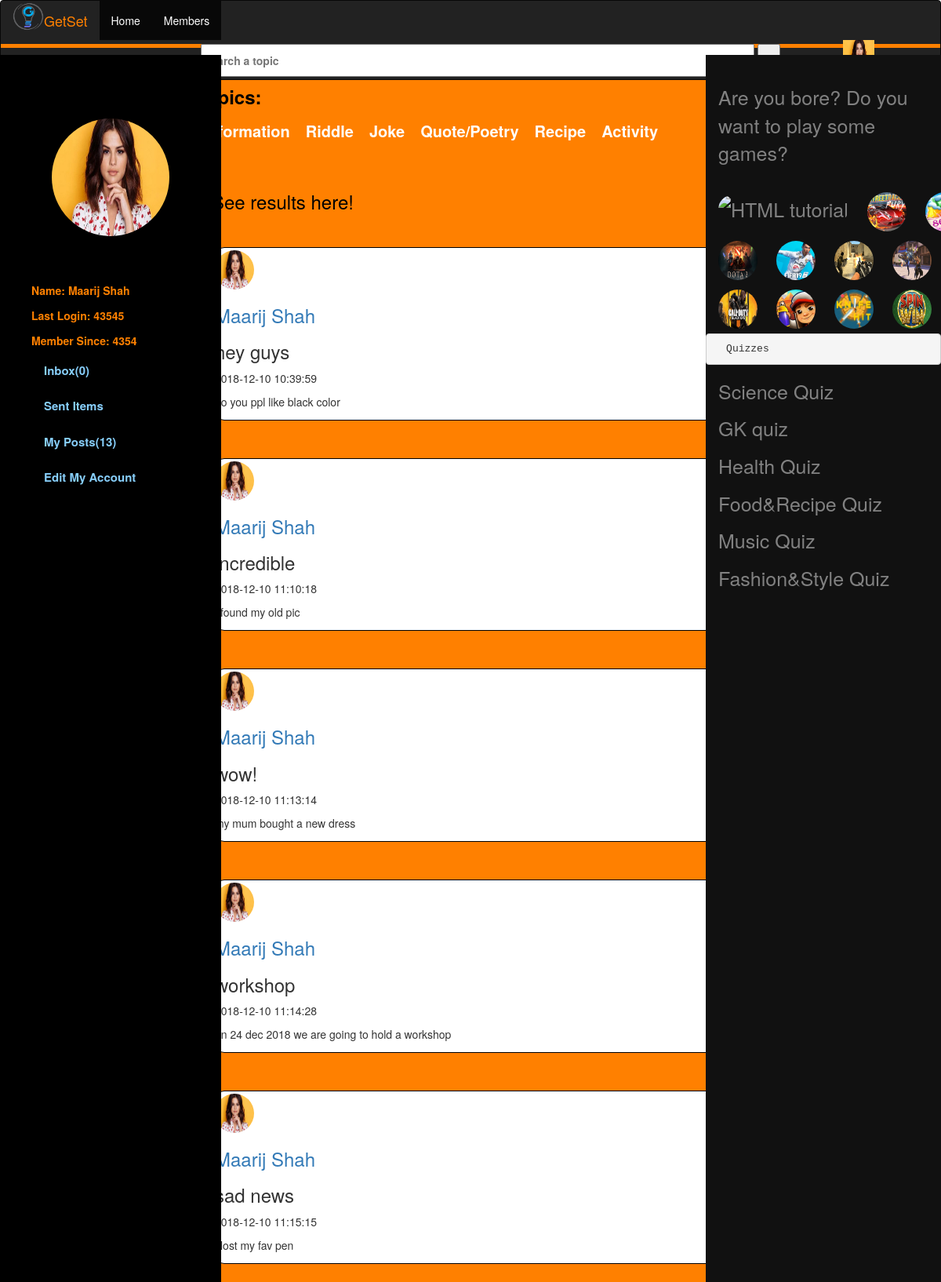
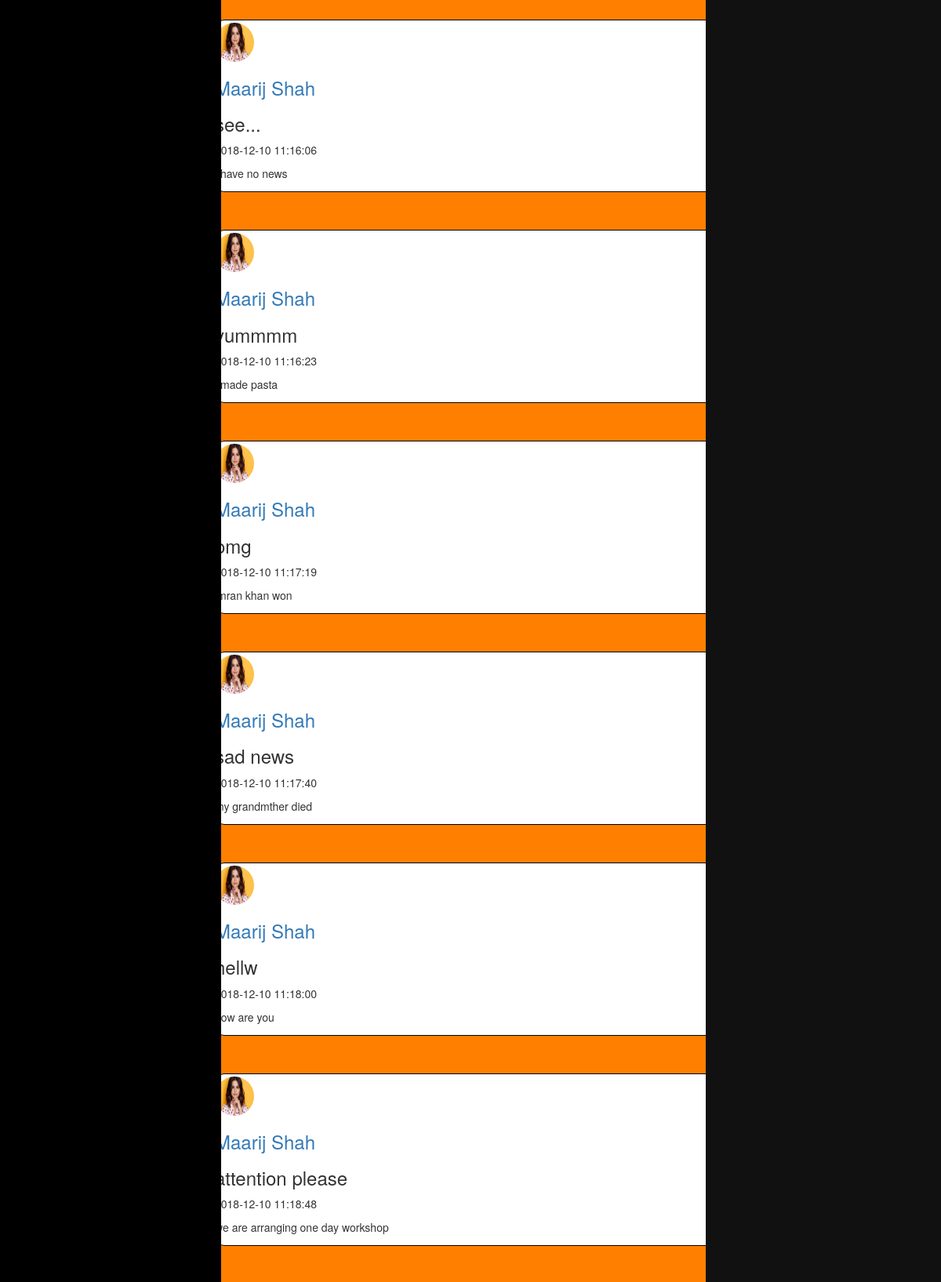
The app's page /results.php (signed in, upper part) with its own data (2 pictures, top to bottom).
### tables this page shows
CREATE TABLE `users` (
  `user_id` int(11) NOT NULL,
  `user_name` varchar(255) NOT NULL,
  `user_email` varchar(255) NOT NULL,
  `user_pass` varchar(255) NOT NULL,
  `user_image` text NOT NULL,
  `user_reg_date` text NOT NULL,
  `user_last_login` text NOT NULL,
  `status` text NOT NULL,
  `ver_code` int(100) NOT NULL,
  `posts` text NOT NULL
);

CREATE TABLE `topics` (
  `topic_id` int(11) NOT NULL,
  `topic_name` varchar(255) NOT NULL
);

CREATE TABLE `posts` (
  `post_id` int(11) NOT NULL,
  `user_id` int(11) NOT NULL,
  `topic_id` int(11) NOT NULL,
  `post_title` text NOT NULL,
  `post_content` text NOT NULL,
  `post_date` timestamp NOT NULL DEFAULT CURRENT_TIMESTAMP
);

### functions/functions.php (the view, shortened to what this page needs)
<?php
$con=mysqli_connect("localhost","root","","social_network") or die("Connection was not established");
    function results(){
	global $con;
	$get_posts="select * from posts where post_title like '%$search_query%' OR post_content like '%$search_query%' ";
	$run_posts= mysqli_query($con,$get_posts);
	while($row_posts=mysqli_fetch_array($run_posts)){
		$user_id= $row_posts['user_id'];
		$post_title= $row_posts['post_title'];
		$content= $row_posts['post_content'];
		$post_date= $row_posts['post_date'];
		$user="select * from users where user_id='$user_id' AND posts='yes'";
		$run_user= mysqli_query($con,$user);
		$row_user=mysqli_fetch_array($run_user);
		$user_name= $row_user['user_name'];
		$user_image= $row_user['user_image'];
		echo "<div id='posts'>
		<p><img src='users/$user_image' width='50' height='50'></p>
		<h3><a href='user_profile.php?u_id=$user_id'>$user_name</a></h3>
		<h3>$post_title</h3>
		<p>$post_date</p>
		<p>$content</p>
		</div><br/>
		";
}
}
?>

### results.php (shortened to what this page needs)
<!DOCTYPE html>
<?php
include("functions/functions.php");
?>
<?php
if(!isset($_SESSION['user_email'])){
header("location:index.php");
}
else {  ?>
<html lang="en">
<head>
  <link rel="stylesheet" href="styles/home_style.css" media="all"/>
  <link rel="stylesheet" href="https://maxcdn.bootstrapcdn.com/bootstrap/3.3.7/css/bootstrap.min.css">
  <link rel="stylesheet" href="https://cdnjs.cloudflare.com/ajax/libs/font-awesome/4.7.0/css/font-awesome.min.css">
  <nav class="navbar navbar-inverse" style="position: fixed; width:100%; margin-top: 0em; margin-bottom: 4em;">
  <div class="container-fluid" style="height: 60px; border-bottom:5px solid #FF8000;">
    <div class="navbar-header">
<img src="images/waqas.png"  alt="" width='40' height='40'/>
</div>
    <div class="navbar-header">
      <a style="color:#FF8000" class="navbar-brand" href="#">GetSet</a>
    </div>
    <ul class="nav navbar-nav">
      <li class="active"><a href="home.php">Home</a></li>
    <li class="active"><a href="members.php">Members</a></li></ul>
      <div class="navbar-header">
        <center>
<form method="get" action="results.php" id="form1">
      <input type="text" name="user_query" placeholder="Search a topic" size="85"/>
      <button type="submit" name="search" value="Search"><i class="fa fa-search"></i></button>
      </form>
    </div>
    <ul class="nav navbar-nav navbar-right">
      <div class="navbar-header">
    <ul>
     </ul>
    </div>
    <li><a href="logout.php">
     Sign Out</a></li>
    </ul>
  </div>
</nav>
</head>
<body>
 <div class ="container" >
 <div class="sidenav">
  <br/>
  <br/>
   <br/>
  <div id="user_details">
			 <?php
			 $user=$_SESSION['user_email'];
			 $get_user= "select * from users where user_email='$user'";
			 $run_user=mysqli_query($con,$get_user);
			 $row=mysqli_fetch_array($run_user);
			 $user_id = $row['user_id'];
			 $user_name = $row['user_name'];
			 $user_image = $row['user_image'];
			 $register_date = $row['user_reg_date'];
			 $last_login = $row['user_last_login'];
			 $user_posts = "select * from posts where user_id='$user_id'";
			 $run_posts = mysqli_query($con,$user_posts);
			 $posts=mysqli_num_rows($run_posts);
			 $sel_msg="select * from messages where receiver='$user_id' AND status ='unread' ORDER by 1 DESC";
			 $run_msg= mysqli_query($con,$sel_msg);
			 $count_msg= mysqli_num_rows($run_msg);
			 echo "
			 <center>
			 <img src='users/$user_image' width='150' height='150'/>
			 </center>
			 <div id='user_mention'>
			 <p><strong>Name:</strong> $user_name</p>
			 <p><strong>Last Login:</strong> $last_login</p>
			 <p><strong>Member Since:</strong> $register_date</p>
			 <p><a href='my_messages.php?inbox&u_id=$user_id'>Inbox($count_msg)</a></p>
			 <p><a href='my_messages.php?sent'>Sent Items</a></li></p>
			 <p><a href='my_posts.php?u_id=$user_id'>My Posts($posts)</a></p>
			 <p><a href='edit_profile.php?u_id=$user_id'>Edit My Account</a></p>
			 </div>
			 ";
			 ?>
			 </div>
</div>
<br/>
			<div class="content">
			<div class="main">
<ul id="menu">
<h3 style="color:Black"><b>Topics:</b></h3>
			<?php
			$get_topics="select * from topics";
			$run_topics= mysqli_query($con,$get_topics);
			while($row=mysqli_fetch_array($run_topics)){
			$topic_id= $row['topic_id'];
			$topic_name=$row['topic_name'];
			echo "<li><a href='topic.php?topic=$topic_id'>$topic_name</a></li>";
			}
			?>
			</ul>
			 </div>
			 <div id="content_timeline">
			<br/> <h3 style="color:Black"> See results here!</h3><br/>
			 <?php results();?><br/>
			 <br/>
			 </div>
 <div class="sidenav1">
  <a href="#about">Are you bore? Do you want to play some games?</a><br/>
  <div id="game">
  <a href="https://king.com/game/candycrush">
  <img src="images/saga.png" alt="HTML tutorial" style="width:50px;height:50px;border-radius:25px;">
</a>
  <a href="https://www.crazygames.com/game/street-race-fury">
  <img src="images/street.jpg" alt="HTML tutorial" style="width:50px;height:50px;border-radius:25px;">
</a>
  <a href="https://king.com/game/candycrushsoda">
  <img src="images/soda.jpg" alt="HTML tutorial" style="width:50px;height:50px;border-radius:25px;">
</a>
</div>
<div id="game">
  <a href="https://www.dota2.com/play/">
  <img src="images/dota.jpg" alt="HTML tutorial" style="width:50px;height:50px;border-radius:25px;">
</a>
<a href="https://www.easports.com/fifa">
  <img src="images/fifa.jpg" alt="HTML tutorial" style="width:50px;height:50px;border-radius:25px;">
</a>
<a href="http://www.gamessumo.com/action-games/counter-strike-online">
  <img src="images/count.png" alt="HTML tutorial" style="width:50px;height:50px;border-radius:25px;">
</a>
<a href="https://playoverwatch.com/en-us/">
  <img src="images/over.jpg" alt="HTML tutorial" style="width:50px;height:50px;border-radius:25px;">
</a>
</div>
<div id="game">
  <a href="http://www.arcadespot.com/game/call-of-duty-online/">
  <img src="images/call.png" alt="HTML tutorial" style="width:50px;height:50px;border-radius:25px;">
</a>
<a href="http://m.plonga.com/teaser/Subway-Surfers-Online-Game">
  <img src="images/sub.jpg" alt="HTML tutorial" style="width:50px;height:50px;border-radius:25px;">
</a>
<a href="https://www.crazygames.com/game/knife-hit">
  <img src="images/hit.jpg" alt="HTML tutorial" style="width:50px;height:50px;border-radius:25px;">
</a>
<a href="http://www.greatdaygames.com/games/spin-2-win/spin-2-win.aspx">
  <img src="images/spin2.jpg" alt="HTML tutorial" style="width:50px;height:50px;border-radius:25px;">
</a>
</div>
<pre>  Quizzes</pre>
  <a href="https://everydayscience.blog/">Science Quiz</a>
   <a href="https://quiz.jagranjosh.com/general-knowledge/">GK quiz</a>
  <a href="https://kidshealth.org/">Health Quiz</a>
   <a href="https://www.magiquiz.com/quiz/can-you-name-the-meal-based-on-its-ingredients/">Food&Recipe Quiz</a>
    <a href="https://www.sporcle.com/games/hcd199/50-song-music-clip-quiz-20">Music Quiz</a>
	<a href="https://www.magiquiz.com/quiz/shop-for-new-clothes-and-well-pick-one-word-that-describes-your-style/">Fashion&Style Quiz</a>
</div>
		 </div>
</body>
</html>
<?php  } ?>

### styles/home_style.css (style rules this page uses)
html, body, div, span, applet, object, iframe, h1, h2, h3, h4, h5, h6, p, blockquote, pre, a, abbr, acronym, address, big, cite, code, del, dfn, em, img, ins, kbd, q, s, samp, small, strike, strong, sub, sup, tt, var, b, u, i, center, dl, dt, dd, ol, ul, li, fieldset, form, label, legend, table, caption, tbody, tfoot, thead, tr, th, td, article, aside, canvas, details, embed, figure, figcaption, footer, header, hgroup, menu, nav, output, ruby, section, summary, time, mark, audio, video { margin: 0; padding: 0; border: 0; }
article, aside, details,figcaption,figure,footer, header,hgroup,menu,nav,section { displayock; }
body { font-family: Sansational; }
.container { margin: 0; padding: 0; background-color: #FF8000; margin-top:50px; position: static; border-style: solid; border-color: coral; #87CEFA }
.sidenav { height: 97%; width: auto; position: fixed; z-index: 1; margin-top: 0em; left: 0; background-color: black ; overflow-x: hidden; padding-top: 20px; margin-bottom: 4em; }
.sidenav a { padding: 6px 8px 6px 16px; text-decoration: none; font-size: 25px; color: white; display: block; }
.main { margin-left: 160px; font-size: 28px; padding: 0px 10px; }
#menu { line-height:35px; padding: 0; margin: 0; float:left; }
#menu li { display:inline; life-style:none; }
#menu a { margin: 5px; padding: 5px; text-decoration:none; color:white; font-size:20px; font-weight:bold; }
#form1 { margin-left: 240px; border-radius:5px; font-weight:bolder; line-height: 36px; padding-top: 5px; }
.content { width:1000px; margin: 0 auto; }
#user_details { padding:1px; }
#user_details img { border-radius:50%; }
#user_details p { color: #FF8000; font-weight: bold; margin-bottom:4px; margin-left:30px; padding:4px; }
#user_details a { color:#87CEFA; font-size:15px; text-decoration:none; }
#user_mention { margin-top:50px; width:280px; padding:5px; }
#content_timeline { float:right; width:850px; padding:20px; }
#posts { position: absolute; width: 87%; border: 1px solid black; background-color: white; padding: 3px; text-align: left; margin-bottom: 1em; margin-top: 1em; line-height: 20px; display: block; position: static; border-radius:16px; }
#posts img { border-radius:50%; }
.sidenav1 { height: 97%; width: 300px; position: fixed; z-index: 1; top: 0; right: 0; background-color: #111; overflow-x: hidden; padding-top: 30px; margin-top: 5em; }
.sidenav1 a { padding: 6px 8px 6px 16px; text-decoration: none; font-size: 25px; color: #818181; display: block; }
.main { margin-left: 140px; font-size: 28px; padding: 0px 10px; }
#game { display: -webkit-inline-box; }

### records on screen
users: user_image (picture), user_name "Maarij Shah", user_last_login "43545", user_reg_date "4354"
topics: topic_name "Information"
topics: topic_name "Riddle"
topics: topic_name "Joke"
topics: topic_name "Quote/Poetry"
topics: topic_name "Recipe"
topics: topic_name "Activity"
posts: user.user_image (picture), user.user_name "Maarij Shah", post_title "hey guys", post_date "2018-12-10 10:39:59", post_content "do you ppl like black color"
posts: user.user_image (picture), user.user_name "Maarij Shah", post_title "incredible", post_date "2018-12-10 11:10:18", post_content "i found my old pic"
posts: user.user_image (picture), user.user_name "Maarij Shah", post_title "wow!", post_date "2018-12-10 11:13:14", post_content "my mum bought a new dress"
posts: user.user_image (picture), user.user_name "Maarij Shah", post_title "workshop", post_date "2018-12-10 11:14:28", post_content "on 24 dec 2018 we are going to hold a workshop"
posts: user.user_image (picture), user.user_name "Maarij Shah", post_title "sad news", post_date "2018-12-10 11:15:15", post_content "i lost my fav pen"
posts: user.user_image (picture), user.user_name "Maarij Shah", post_title "see...", post_date "2018-12-10 11:16:06", post_content "i have no news"
posts: user.user_image (picture), user.user_name "Maarij Shah", post_title "yummmm", post_date "2018-12-10 11:16:23", post_content "i made pasta"
posts: user.user_image (picture), user.user_name "Maarij Shah", post_title "omg", post_date "2018-12-10 11:17:19", post_content "imran khan won"
posts: user.user_image (picture), user.user_name "Maarij Shah", post_title "sad news", post_date "2018-12-10 11:17:40", post_content "my grandmther died"
posts: user.user_image (picture), user.user_name "Maarij Shah", post_title "hellw", post_date "2018-12-10 11:18:00", post_content "how are you"
posts: user.user_image (picture), user.user_name "Maarij Shah", post_title "attention please", post_date "2018-12-10 11:18:48", post_content "we are arranging one day workshop"

### other values on screen
$count_msg "0"
$posts "13"
